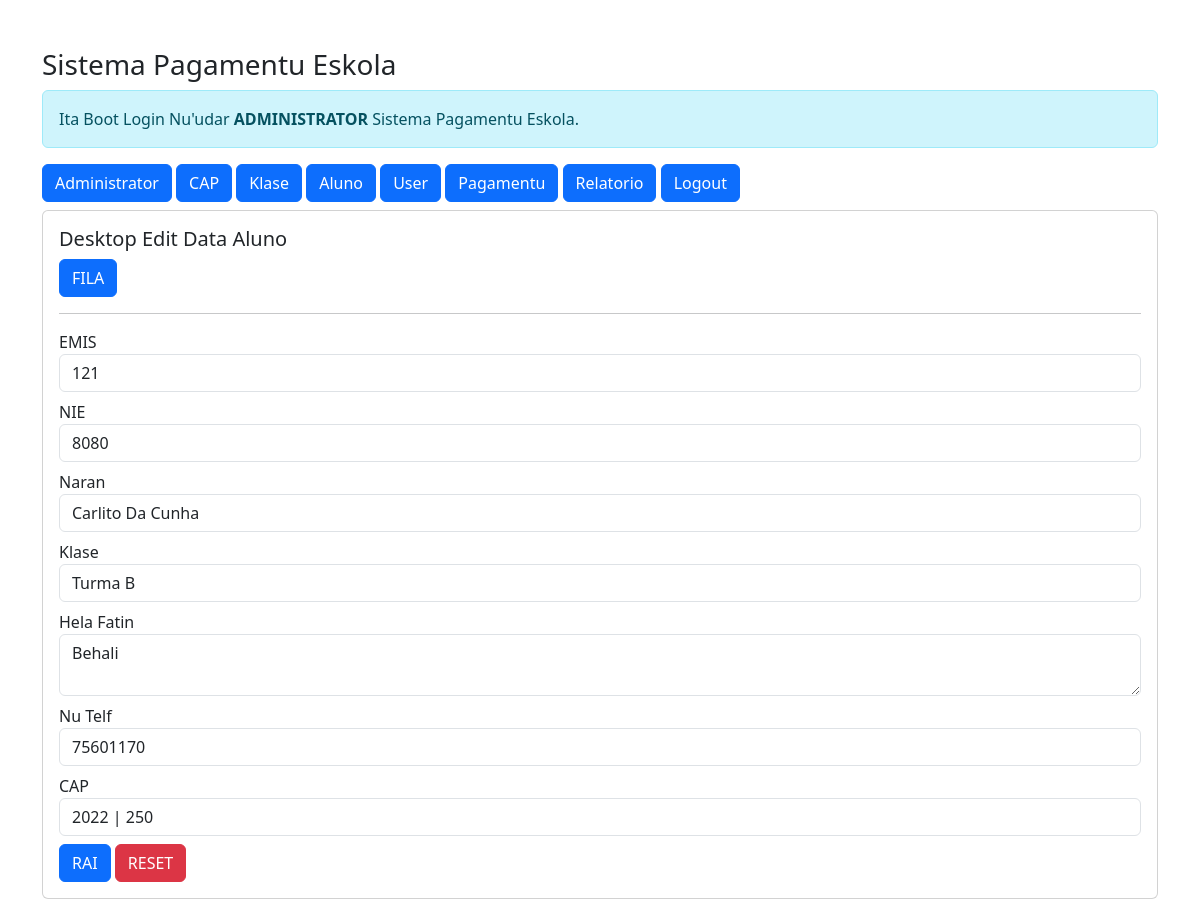
/admin/admin.php?url=edit-aluno&emis=121 (signed in), run on the app's committed database.
### tables this page shows
CREATE TABLE `aluno` (
  `emis` char(10) NOT NULL,
  `nie` char(8) NOT NULL,
  `naran` varchar(35) NOT NULL,
  `id_klase` int(11) NOT NULL,
  `helafatin` text NOT NULL,
  `nu_telf` varchar(13) NOT NULL,
  `id_cap` int(11) NOT NULL
);

CREATE TABLE `klase` (
  `id_klase` int(11) NOT NULL,
  `naran_klase` varchar(10) NOT NULL,
  `kompetensi_habilidade` varchar(50) NOT NULL
);

CREATE TABLE `cap` (
  `id_cap` int(11) NOT NULL,
  `tinan` int(11) NOT NULL,
  `nominal` int(11) NOT NULL
);

### admin/edit-aluno.php (the view, shortened to what this page needs)
<?php
$emis = $_GET['emis'];
include '../koneksaun.php';
$sql = "SELECT*FROM aluno,cap,klase WHERE aluno.id_klase=klase.id_klase AND aluno.id_cap=cap.id_cap AND emis='$emis'";
$query = mysqli_query($koneksaun, $sql);
$data = mysqli_fetch_array($query);
?>
<h5>Desktop Edit Data Aluno</h5>
<a href="?url=Aluno" class="btn btn-primary">FILA</a>
<hr>
<form action="?url=proses-edit-aluno&emis=<?= $emis; ?>" method="post">
    <div class="form-group mb-2">
        <label for="">EMIS</label>
        <input value="<?= $data['emis'] ?>" readonly type="number" name="emis" class="form-control" required>
    </div>
    <div class="form-group mb-2">
        <label for="">NIE</label>
        <input value="<?= $data['nie'] ?>" readonly type="number" name="nie" class="form-control" required>
    </div>
    <div class="form-group mb-2">
        <label for="">Naran</label>
        <input value="<?= $data['naran'] ?>" readonly type="text" name="naran" class="form-control" required>
    </div>
    <div class="form-group mb-2">
        <label for="">Klase</label>
        <select name="id_klase" class="form-control">
            <option value="<?= $data['id_klase'] ?>"> <?= $data['naran_klase'] ?></option>
        </select>
    </div>
    <div class="form-group mb-2">
        <label for="">Hela Fatin</label>
        <textarea name="helafatin" class="form-control" required><?= $data['helafatin'] ?></textarea>
    </div>
    <div class="form-group mb-2">
        <label for="">Nu Telf</label>
        <input value="<?= $data['nu_telf'] ?>" type=" number" name="nu_telf" class="form-control" required>
    </div>
    <div class="form-group mb-2">
        <label for="">CAP</label>
        <select name="id_cap" class="form-control" required>
            <option value="<?= $data['id_cap'] ?>"> <?= $data['tinan']; ?> | <?= number_format($data['nominal']); ?> </option>
        </select>
    </div>
    <div class="form-group">
        <button type="submit" class="btn btn-primary"> RAI </button>
        <button type="reset" class="btn btn-danger"> RESET </button>
    </div>
</form>

### data on the page
aluno: emis "121", nie "8080", naran "Carlito Da Cunha", id_klase "Turma B", helafatin "Behali", nu_telf "75601170", id_cap "2022 | 250"
